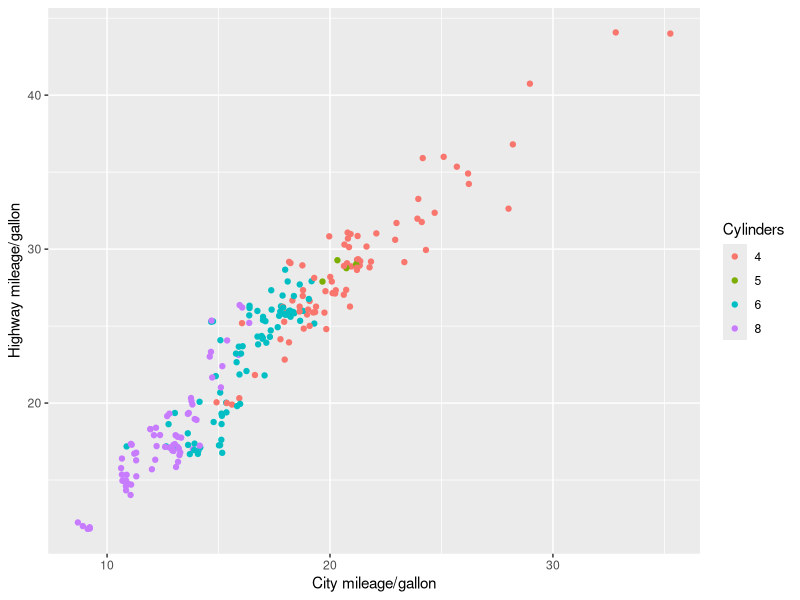
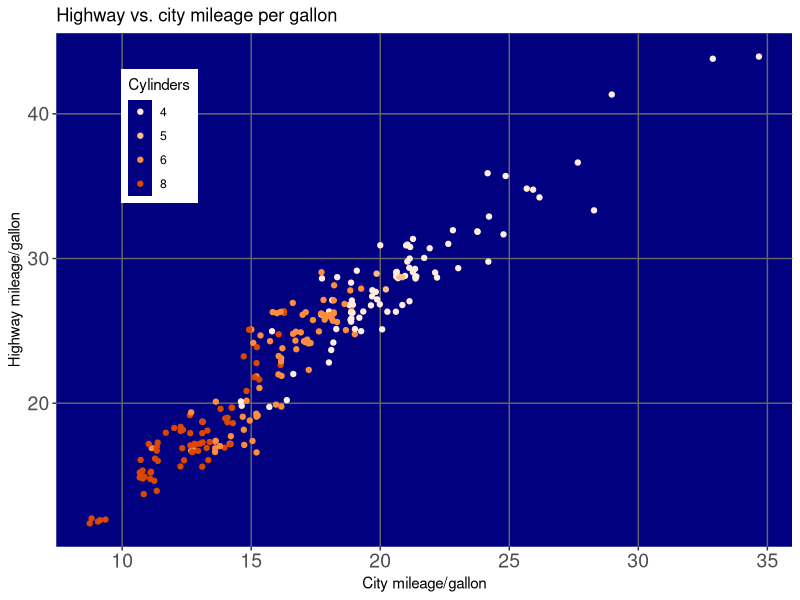
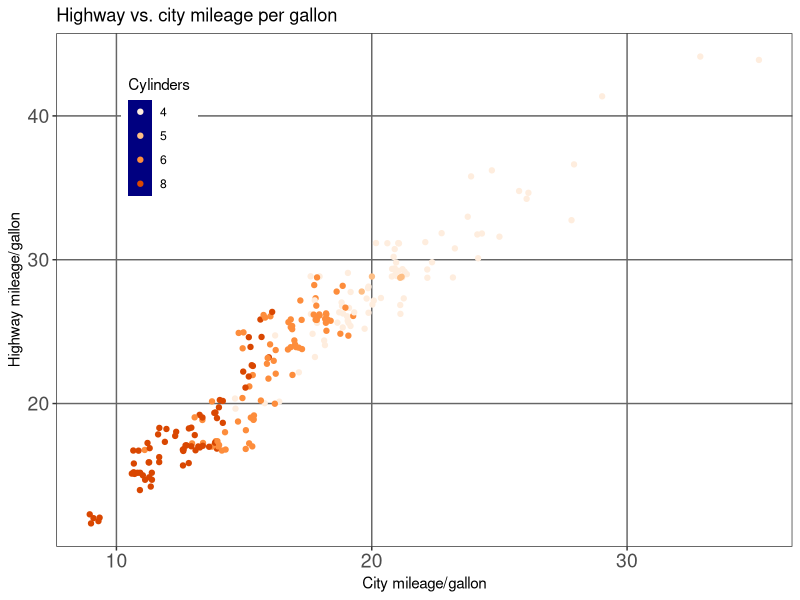
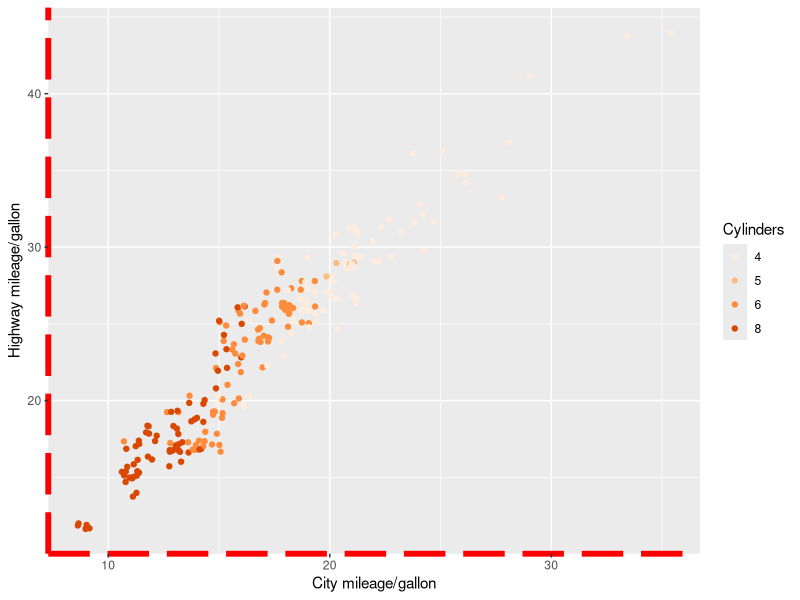
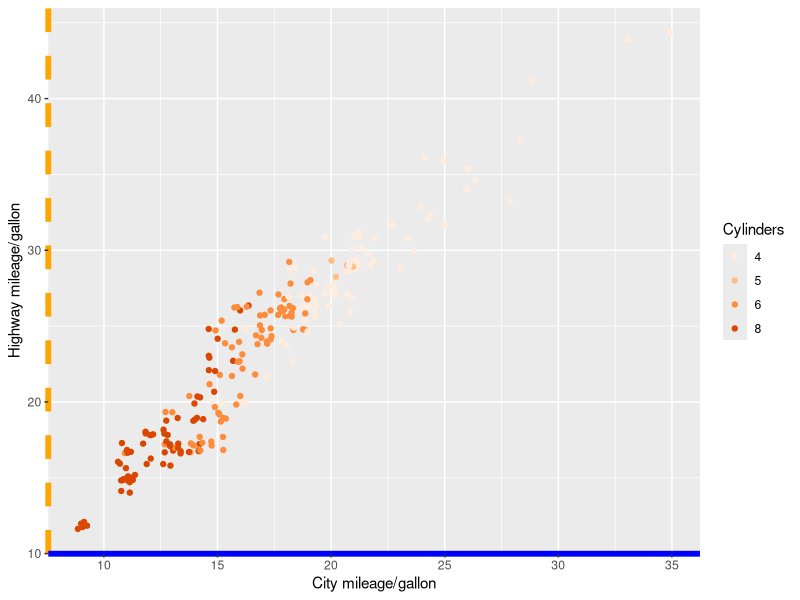
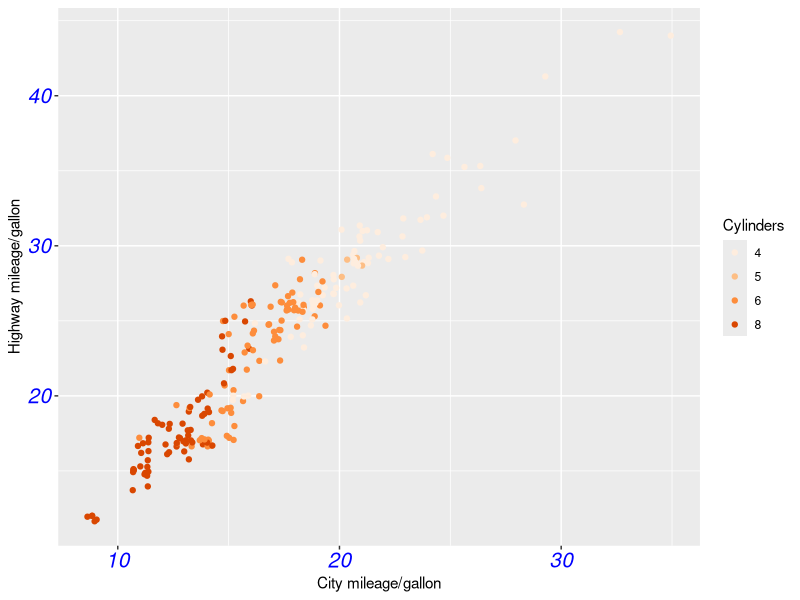
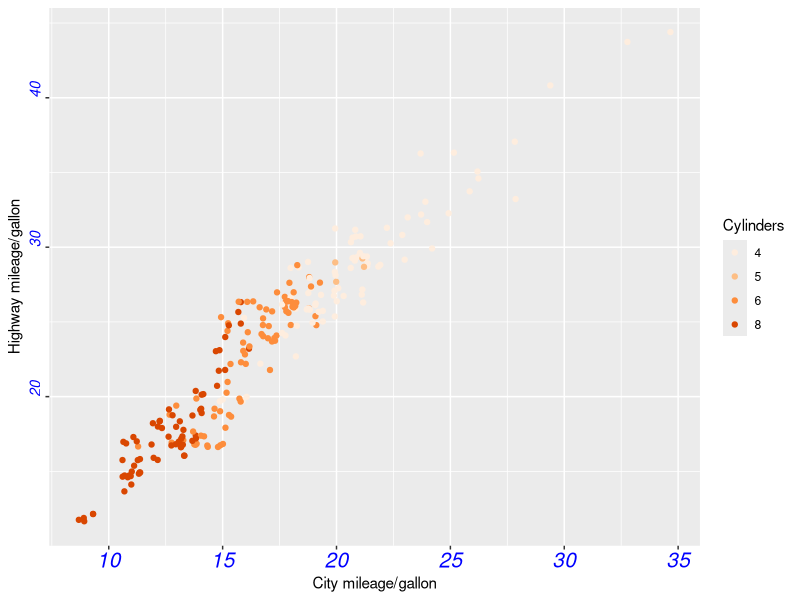
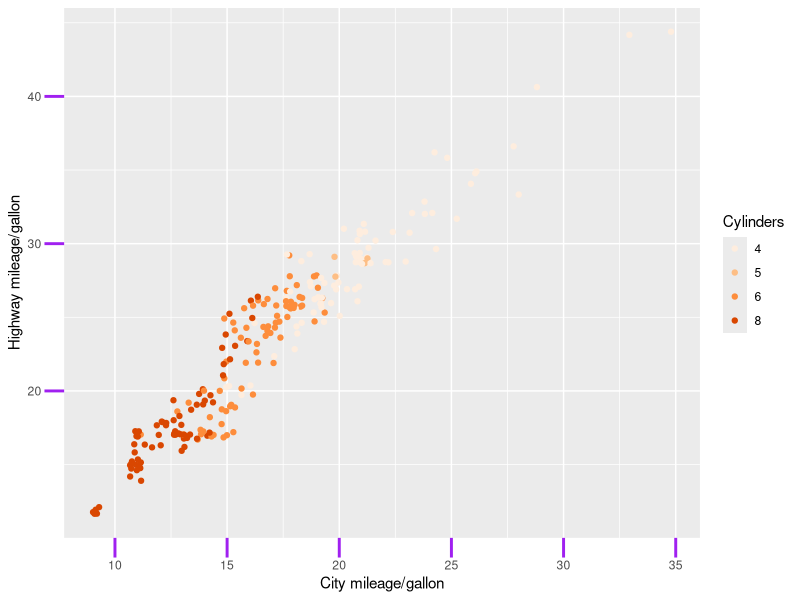

Write R code to recreate these figures, in order.
## ---- chunk 1
knitr::opts_chunk$set(
  comment = "#>",
  error = FALSE,
  tidy = FALSE,
  fig.width = 3,
  fig.height = 3,
  fig.show = "hold"
)
library(ggplot2)
library(gtable)
library(grid)
## ---- chunk 2
ggplot(mpg, aes(x = cty, y = hwy, color = factor(cyl))) +
  geom_jitter() +
  labs(
    x = "City mileage/gallon",
    y = "Highway mileage/gallon",
    color = "Cylinders"
  )
## ---- chunk 3
# Base plot
p <- ggplot(mpg, aes(x = cty, y = hwy, colour = factor(cyl))) +
  geom_jitter() +
  labs(
    x = "City mileage/gallon",
    y = "Highway mileage/gallon",
    colour = "Cylinders"
  ) +
  scale_colour_brewer(type = "seq", palette = "Oranges")

# Use theme() to modify theme elements
p + labs(title = "Highway vs. city mileage per gallon") +
  theme(
    axis.text = element_text(size = 14),
    legend.key = element_rect(fill = "navy"),
    legend.background = element_rect(fill = "white"),
    legend.position = c(0.14, 0.80),
    panel.grid.major = element_line(colour = "grey40"),
    panel.grid.minor = element_blank(),
    panel.background = element_rect(fill = "navy")
  )
## ---- chunk 4
p + labs(title = "Highway vs. city mileage per gallon") +
  theme_bw() +
  theme(axis.text = element_text(size = 14),
    legend.key = element_rect(fill = "navy"),
    legend.background = element_rect(fill = "white"),
    legend.position = c(0.14, 0.80),
    panel.grid.major = element_line(colour = "grey40"),
    panel.grid.minor = element_blank()
  )
## ---- chunk 5
p + theme(
  axis.line = element_line(colour = "red", size = 2, linetype = "longdash")
)

p + theme(
  axis.line = element_line(colour = "blue", size = 2),
  axis.line.y = element_line(colour = "orange", linetype = "dashed")
)
## ---- chunk 6
p + theme(
  axis.text = element_text(color = "blue", size = 15, face = "italic")
)

p + theme(
  axis.text = element_text(colour = "blue", size = 15, face = "italic"),
  axis.text.y = element_text(angle = 90, size = rel(0.7), hjust = 0)
)
## ---- chunk 7
p + theme(
  axis.ticks = element_line(colour = "purple", size = 1),
  axis.ticks.length = unit(0.5, "cm")
)

# double the relative size of axis ticks in the x direction
p + theme(
  axis.ticks = element_line(colour = "violet"),
  axis.ticks.x = element_line(size = rel(2)),
  axis.ticks.margin = unit(0.4, "in")
)
## ---- chunk 8
p + theme(
  axis.title = element_text(size = 20, color = "maroon"),
  axis.title.y = element_text(vjust = 1, angle = 30, face = "bold")
)

p + theme(
  axis.title = element_text(size = 20, color = "maroon"),
  axis.title.y = element_text(vjust = 0, angle = 120, face = "bold",
    size = rel(0.5))
)
## ---- chunk 9
# toy data frame
DF1 <- data.frame(x = 1:10, y = 1:10, gp = factor(rep(1:2, each = 5)))
# base ggplot object
p0 <- ggplot(DF1, aes(x = x, y = y, colour = gp)) + geom_point()
## ---- chunk 10
p0 + theme(legend.position = "top") + ggtitle("Top")
p0 + theme(legend.position = "bottom") + ggtitle("Bottom")
p0 + theme(legend.position = "left") + ggtitle("Left")
p0 + theme(legend.position = "none") + ggtitle("None")
p0 + theme(legend.position = c(0.15, 0.8)) + ggtitle("Inside")
p0 + ggtitle("Default")
## ---- chunk 11
p0 +
  theme(legend.position = c(0.5, 0.5), legend.justification = "left") +
  labs(title = "Left justified")

p0 +
  theme(legend.position = c(0.5, 0.5), legend.justification = "right") +
  labs(title = "Right justified")

p0 +
  theme(
    legend.position = c(0.5, 0.5),
    legend.justification = c("center", "top")) +
  labs(title = "Center top justified")

p0 +
  theme(
    legend.position = c(0.5, 0.5),
    legend.justification = c("left", "bottom")
  ) +
  labs(title = "Bottom left justified")
## ---- chunk 12
p0 + theme(legend.position = c(0.5, 0.5), legend.justification = c(0.2, 0.8))
p0 + theme(legend.position = c(0.5, 0.5), legend.justification = c(0.6, 0.3))
## ---- chunk 13
p0 + theme(legend.position = "top")
p0 + theme(legend.position = "top", legend.direction = "vertical")
## ---- chunk 14
DF2 <- data.frame(
  x = seq_len(20),
  y = rnorm(20),
  gp1 = factor(rep(1:2, each = 10)),
  gp2 = factor(rep(c("A", "B"), each = 5))
)
# base plot
q0 <- ggplot(DF2, aes(x = x, y = y, colour = gp1, shape = gp2)) +
  geom_point(size = 3)

q0
q0 + theme(legend.position = "top")
q0 + theme(legend.position = "top", legend.box = "horizontal")
q0 + theme(legend.box = "horizontal")
q0 + theme(legend.direction = "horizontal", legend.box = "vertical")
## ---- chunk 15
p0 +
  theme(
    legend.background = element_rect(
      fill = "lemonchiffon",
      color = "black",
      size = 2,
      linetype = "longdash"
    )
  )
## ---- chunk 16
p0 + theme(
  legend.key = element_rect(fill = "black", colour = "yellow"),
  legend.key.size = unit(0.5, "in")
)
p0 + theme(
  legend.key = element_rect(fill = "yellow", color = "orange"),
  legend.key.width = unit(0.5, "in"),
  legend.key.height = unit(0.2, "in")
)
## ---- chunk 17
p0 + theme(legend.text = element_text(
  face = "bold", size = 15, angle = 90, colour = "magenta"
))
last_plot() + theme(legend.text.align = 1)
## ---- chunk 18
p0 + theme(legend.title =
    element_text(face = "italic", size = 12, angle = 45, color = "grey70") )
last_plot() + theme(legend.title.align = 0)
## ---- chunk 19
p + theme(
  panel.background = element_rect(fill = "navy", color = "orange", size = 2)
)
p + theme(
  panel.border = element_rect(fill = "navy", colour = "orange", size = 2)
)
## ---- chunk 20
p + theme(
  panel.border = element_rect(fill = NA, colour = "orange", size = 2)
)
## ---- chunk 21
p + theme(
  panel.grid.major = element_line(color = "gray60", size = 0.8),
  panel.grid.major.x = element_blank(),
  legend.position = "none"
)

p + theme(
  panel.grid.minor = element_blank()
)

p + theme(
  panel.background = element_rect(fill = "lightblue"),
  panel.grid.minor = element_line(linetype = "dotted"),
  legend.position = "none"
)
## ---- chunk 22
s <- ggplot(mtcars, aes(x = wt, y = mpg)) +
  geom_point() +
  facet_grid(vs ~ am, labeller = label_both)

s + theme(panel.margin = unit(0.5, "in"))
## ---- chunk 23
s + theme(
  strip.background = element_rect(fill = "cornsilk", color = "maroon", size = 2)
)
## ---- chunk 24
s + theme(
  strip.text = element_text(face = "italic", size = 15, colour = "red"),
  strip.text.y = element_text(face = "bold"),
  panel.margin = unit(0.25, "cm")
)
## ---- chunk 25
p + ggtitle("Plot title") + theme(
  plot.title = element_text(
    colour = "blue",
    size = 20,
    hjust = 0.2,
    vjust = 0.8,
    angle = 180
  )
)

p +
  labs(title = "Plot title") +
  theme(plot.title = element_text(size = 20, vjust = 2))
## ---- chunk 26
q0 + theme(
  plot.background = element_rect(
    fill = "lightblue",
    colour = "black",
    size = 2,
    linetype = "longdash")
  )
## ---- chunk 27
q0 + theme(plot.margin = unit(c(2, 0.5, 1, 1), "in"),
           plot.background = element_rect(colour = "black", size = 1))
q0 + theme(plot.margin = unit(c(1, 2, 3, 4), "cm"),
           plot.background = element_rect(colour = "black", size = 1))
## ---- chunk 28
q0 + theme(aspect.ratio = 1)
q0 + theme(aspect.ratio = 0.25)
## ---- chunk 29
    theme_grey()[1:5]
## ---- chunk 30
    # require("ggplot2")
    DF <- data.frame(x = seq_len(10), y = seq_len(10))
    ggplot(DF, aes(x, y)) + theme_bw() + geom_blank() +
        theme(panel.grid.major.x = element_blank(),
              panel.grid.minor.x = element_blank())
## ---- chunk 31
    ggplot(DF, aes(x, y)) + theme_bw() + geom_blank() +
        theme(axis.text = element_text(size = 12),
              axis.text.y = element_text(size = rel(1.5), angle = 90))
## ---- chunk 32
attr(theme_grey(), "complete")
attr(theme(text = element_text(colour = "red")), "complete")
## ---- chunk 33
attr(theme_grey() +
  theme(text = element_text(colour = "red")), "complete")
attr(theme(text = element_text(colour = "red")) + theme_grey(),
     "complete")
## ---- chunk 34
attr(theme(text = element_text(colour = "red")) +
     theme(axis.text = element_text(colour = "blue")), "complete")
## ---- chunk 35
# Set the default theme
theme_set(theme_grey())
# Modify it with theme()
tt <- theme(axis.text = element_text(size=14, colour=NULL))

# theme_grey has axis.text$colour="grey50"
# Adding tt does not reset the colour to NULL
# (which would result in black text for the axis labels)
qplot(1:3, 1:3) + tt
## ---- chunk 36
themeMod <- theme_grey() +
  theme(text = element_text(family = "Times", colour = "blue", size = 14))
## ---- chunk 37
# Only change the 'colour' property of theme element 'text'
mytheme1 <- theme_grey() + theme(text = element_text(colour="red"))
mytheme1$text

# Replace the 'text' element entirely
mytheme2 <- theme_grey() %+replace% theme(text = element_text(colour="red"))
mytheme2$text
## ---- chunk 38
theme_grey
## ---- chunk 39
theme_bw
## ---- chunk 40
theme_black <- function(base_size = 12, base_family = "Helvetica") {
    theme(
    line =               element_line(colour = "black", size = 0.5, linetype = 1,
                            lineend = "butt"),
    rect =               element_rect(fill = "white", colour = "black", size = 0.5, linetype = 1),
    text =               element_text(family = base_family, face = "plain",
                            colour = "black", size = base_size,
                            hjust = 0.5, vjust = 0.5, angle = 0, lineheight = 0.9),
    axis.text =          element_text(size = rel(0.8), colour = "white"),
    strip.text =         element_text(size = rel(0.8), colour = "white"),

    axis.line =          element_blank(),
    axis.text.x =        element_text(vjust = 1),
    axis.text.y =        element_text(hjust = 1),
    axis.ticks =         element_line(colour = "white", size = 0.2),
    axis.title =         element_text(colour = "white"),
    axis.title.x =       element_text(vjust = 1),
    axis.title.y =       element_text(angle = 90),
    axis.ticks.length =  unit(0.3, "lines"),
    axis.ticks.margin =  unit(0.5, "lines"),

    legend.background =  element_rect(colour = NA),
    legend.margin =      unit(0.2, "cm"),
    legend.key =         element_rect(fill = "black", colour = "white"),
    legend.key.size =    unit(1.2, "lines"),
    legend.key.height =  NULL,
    legend.key.width =   NULL,
    legend.text =        element_text(size = rel(0.8), colour = "white"),
    legend.text.align =  NULL,
    legend.title =       element_text(size = rel(0.8), face = "bold", hjust = 0, colour = "white"),
    legend.title.align = NULL,
    legend.position =    "right",
    legend.direction =   "vertical",
    legend.justification = "center",
    legend.box =         NULL,

    panel.background =   element_rect(fill = "black", colour = NA),
    panel.border =       element_rect(fill = NA, colour = "white"),
    panel.grid.major =   element_line(colour = "grey20", size = 0.2),
    panel.grid.minor =   element_line(colour = "grey5", size = 0.5),
    panel.margin =       unit(0.25, "lines"),

    strip.background =   element_rect(fill = "grey30", colour = "grey10"),
    strip.text.x =       element_text(),
    strip.text.y =       element_text(angle = -90),

    plot.background =    element_rect(colour = "black", fill = "black"),
    plot.title =         element_text(size = rel(1.2)),
    plot.margin =        unit(c(1, 1, 0.5, 0.5), "lines"),

    complete = TRUE
  )
}
# Check that it is a complete theme
attr(theme_black(), "complete")
# Apply it
qplot(1:10, 1:10, geom = "point", colour = I("yellow")) + theme_black()
## ---- chunk 41
theme_nothing <- function(base_size = 12, base_family = "Helvetica")
  {
  theme_bw(base_size = base_size, base_family = base_family) %+replace%
      theme(
            rect             = element_blank(),
            line             = element_blank(),
            text             = element_blank(),
            axis.ticks.margin = unit(0, "lines")
           )
  }
# check that it is a complete theme
attr(theme_nothing(), "complete")
# Apply it:
qplot(1:10, 1:10) + theme_nothing()
